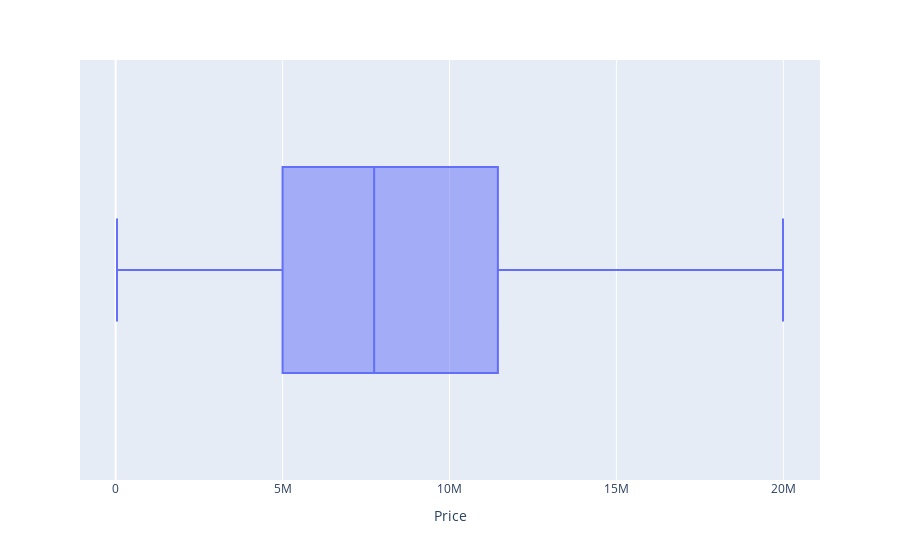

Notebook source saved alongside this figure:
### Code cell
px.box(df2[df2["Price"]<20000000],x="Price")

### Figure 1 — Plotly figure (JSON) as saved in the notebook; plotly's stock layout.template omitted (floating-point values rounded to 4 significant figures; data arrays with more than 128 entries replaced by an {"elided": "..."} marker saying what was removed)
{"data": [{"alignmentgroup": "True", "hovertemplate": "Price=%{x}<extra></extra>", "legendgroup": "", "marker": {"color": "#636efa"}, "name": "", "notched": false, "offsetgroup": "", "orientation": "h", "showlegend": false, "type": "box", "x": {"elided": "17913 int values"}, "x0": " ", "xaxis": "x", "y0": " ", "yaxis": "y"}], "layout": {"boxmode": "group", "legend": {"tracegroupgap": 0}, "margin": {"t": 60}, "xaxis": {"anchor": "y", "domain": [0, 1], "title": {"text": "Price"}}, "yaxis": {"anchor": "x", "domain": [0, 1]}}}
